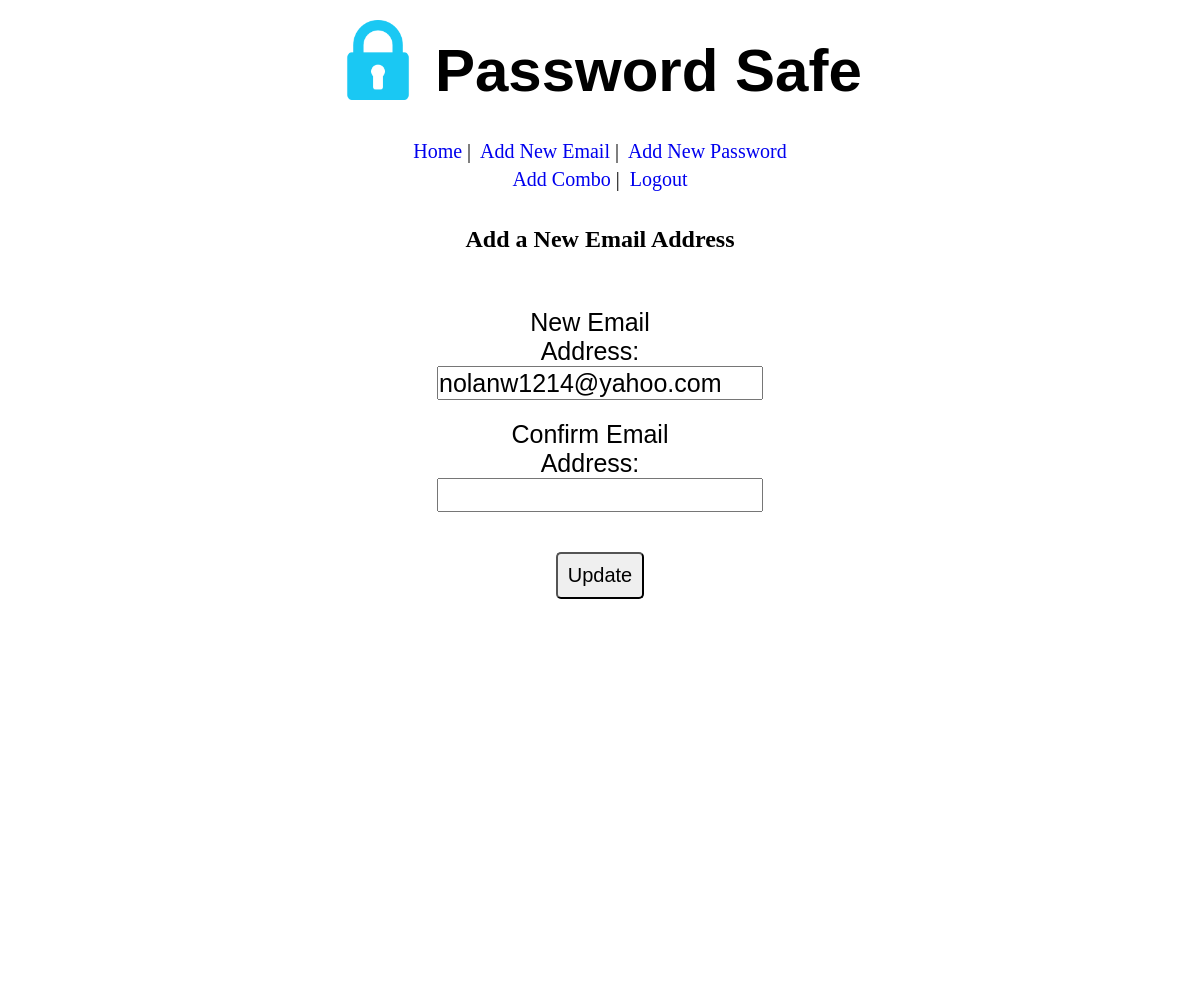
Before: /edit/email/5 (signed in) with the older database file.
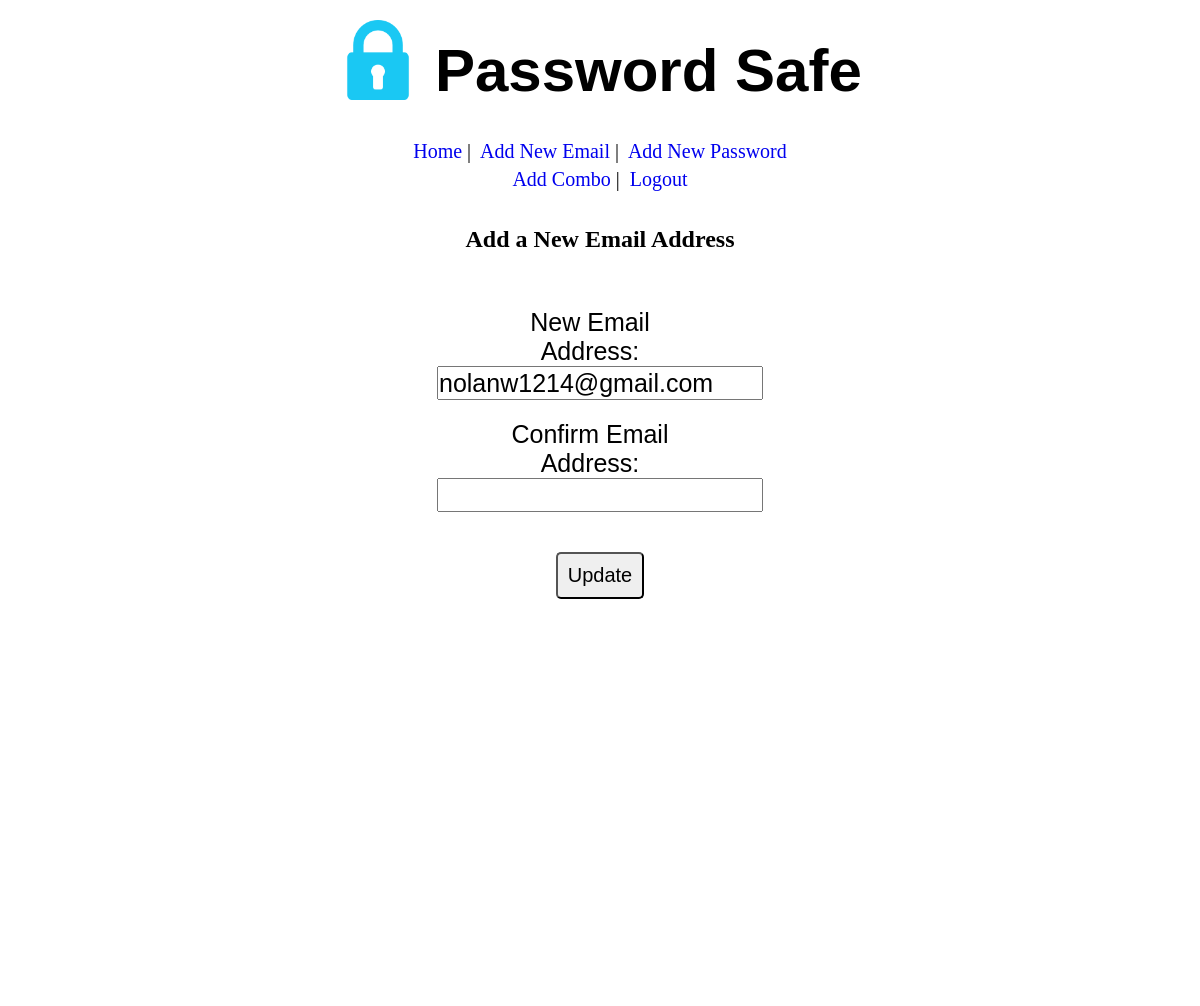
After: the same page with the newer database file.
### client/models/email_model.py (models this page shows)
class Emails(models.Model):
    email = models.EmailField()
    user = models.ForeignKey(User, related_name='emails', on_delete=models.CASCADE)
    created = models.DateTimeField(auto_now_add=True)
    updated = models.DateTimeField(auto_now=True)
    objects = EmailManager()

### client/views/email_views.py (the view)
# urls.py: path('edit/email/<int:email_id>', email_views.edit_email, name='edit_email'),
def edit_email(request, email_id):
    if 'user_id' not in request.session:
        messages.error(request, "Must be logged in to access")
        return redirect('/login')
    email = Emails.objects.get(id=email_id)
    context = {
        'email' : email
    }
    return render(request, 'edit_email.html', context)

### client/templates/edit_email.html (shortened to what this page needs)
<!DOCTYPE html>
<html lang="en">
<head>
    {% load static %}
    <link rel="stylesheet" href="{% static 'css/new_email.css' %}">
</head>
<body>
    <div id='wrapper'>
        <div class="header">
            {% load static %}
                <h1 class='title' >
                    <img src="{% static 'images/vaultlogo.png' %}" alt="vault"
                    style="position: relative; bottom: 15px;">
                    Password Safe
                </h1>
                <div class="nav_bar1">
                    <a href="{% url 'home' %}" class='navbar_link'>Home</a> |&nbsp;
                    <a href="{% url 'add_email' %}" class='navbar_link'>Add New Email</a> |&nbsp;
                    <a href="{% url 'add_password' %}" class='navbar_link'>Add New Password</a>
                </div>
                <div class="nav_bar2">
                    <a href="{% url 'add_combo' %}" class='navbar_link'>Add Combo</a> |&nbsp;
                    <a href="{% url 'logout' %}" class='navbar_link'>Logout</a>
                </div>
        </div>
        <div class='middle_col'>
            <h2>Add a New Email Address</h2>
            <div class='form'>
                <form action="{% url 'process_edit_email' email.id %}" method="POST">
                    <div class='form_row'>
                        <label for="email">New Email Address:</label>
                        <input type="email" name="email" id="" value={{email.email}}>
                    </div>
                    <div class='form_row'>
                        <label for="confirm_email">Confirm Email Address:</label>
                        <input type="email" name="confirm_email" id="">
                    </div>
                    <input type="submit" value="Update" class='form_button'>
                </form>
            </div>
        </div>
    </div>
</body>
</html>

Changed rows visible on the page:
changed Emails: email "nolanw1214@yahoo.com" → "nolanw1214@gmail.com"
